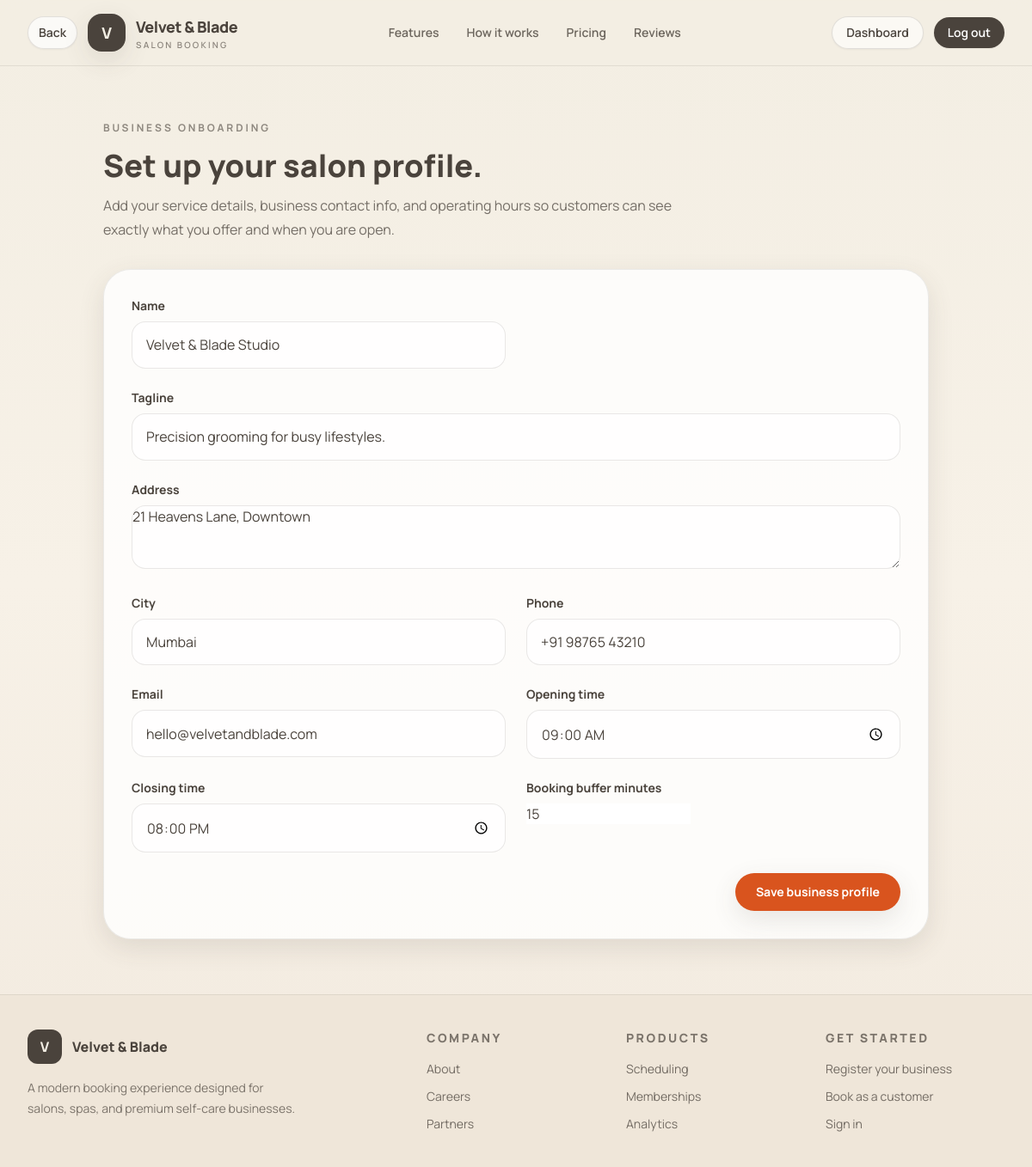
Screenshot of /organization/ (signed in) with the database file from the repository.
### organizations/models.py (models this page shows, shortened)
class BusinessProfile(models.Model):
    STATUS_CHOICES = [
        ('pending', 'Pending approval'),
        ('approved', 'Approved'),
        ('rejected', 'Rejected'),
    ]
    owner = models.ForeignKey(User, on_delete=models.CASCADE, related_name='businesses')
    name = models.CharField(max_length=200)
    tagline = models.CharField(max_length=220, blank=True)
    address = models.TextField()
    city = models.CharField(max_length=120)
    phone = models.CharField(max_length=30)
    email = models.EmailField()
    status = models.CharField(max_length=20, choices=STATUS_CHOICES, default='pending')
    opening_time = models.TimeField(default='09:00:00')
    closing_time = models.TimeField(default='20:00:00')
    booking_buffer_minutes = models.PositiveIntegerField(default=15)
    created_at = models.DateTimeField(auto_now_add=True)
    class Meta:
        ordering = ['-created_at']

### organizations/views.py (the view)
# urls.py: path('', onboarding, name='onboarding'),
@login_required
def onboarding(request):
    existing = BusinessProfile.objects.filter(owner=request.user).first()
    form = BusinessProfileForm(request.POST or None, instance=existing)
    if request.method == 'POST' and form.is_valid():
        business = form.save(commit=False)
        business.owner = request.user
        business.save()
        messages.success(request, 'Your business profile is ready.')
        return redirect('appointments:booking')
    return render(request, 'organizations/onboarding.html', {'form': form, 'business': existing})

### organizations/forms.py
class BusinessProfileForm(forms.ModelForm):
    class Meta:
        model = BusinessProfile
        fields = [
            'name',
            'tagline',
            'address',
            'city',
            'phone',
            'email',
            'opening_time',
            'closing_time',
            'booking_buffer_minutes',
        ]
        widgets = {
            'address': forms.Textarea(attrs={'rows': 3}),
            'opening_time': forms.TimeInput(attrs={'type': 'time'}),
            'closing_time': forms.TimeInput(attrs={'type': 'time'}),
        }

### templates/organizations/onboarding.html (shortened to what this page needs)
{% extends 'base.html' %}
{% block content %}
<section class="mx-auto max-w-5xl px-4 py-16 sm:px-6 lg:px-8">
  <div class="mb-8">
    <p class="text-xs font-bold uppercase tracking-[0.24em] text-taupe/60">Business onboarding</p>
    <h1 class="mt-4 text-4xl font-extrabold text-taupe">Set up your salon profile.</h1>
    <p class="mt-3 max-w-2xl text-base leading-7 text-taupe/75">Add your service details, business contact info, and operating hours so customers can see exactly what you offer and when you are open.</p>
  </div>
  <div class="rounded-[32px] border border-taupe/10 bg-white/80 p-8 shadow-soft">
    <form method="post" class="grid gap-6 md:grid-cols-2">
      {% for field in form %}
        <div class="{% if field.name == 'address' or field.name == 'tagline' %}md:col-span-2{% endif %}">
          <label for="{{ field.id_for_label }}" class="mb-2 block text-sm font-bold text-taupe">{{ field.label }}</label>
          {{ field }}
        </div>
      {% endfor %}
      <div class="md:col-span-2 flex justify-end">
        <button type="submit" class="rounded-full bg-terracotta px-6 py-3 text-sm font-bold text-white shadow-soft transition hover:bg-clay">Save business profile</button>
      </div>
    </form>
  </div>
</section>
{% endblock %}

### static/css/styles.css (style rules this page uses)
:root { --parchment: #F3EEE3; --taupe: #4A433C; --sandstone: #E6DFD1; --terracotta: #D9541E; --clay: #C84728; --ink: #271F1B; }
body { background: var(--parchment); color: var(--taupe); }
input, select, textarea, button { font: inherit; }
input[type='text'], input[type='email'], input[type='password'], input[type='date'], input[type='time'], select, textarea { width: 100%; border: 1px solid rgba(74, 67, 60, 0.12); background: rgba(255, 255, 255, 0.7); border-radius: 1rem; padding: 0.9rem 1rem; color: var(--taupe); transition: border-color 0.2s ease, box-shadow 0.2s ease; }
button { cursor: pointer; }

### rows the page displays
BusinessProfile: form "Velvet & Blade Studio" "Precision grooming for busy lifestyles." "21 Heavens Lane, Downtown" "Mumbai" "+91 98765 43210" "hello@velvetandblade.com" "09:00:00" "20:00:00" "15"

### other values shown
{{ field.label }} "Name" "Tagline" "Address" "City" "Phone" "Email" "Opening time" "Closing time" "Booking buffer minutes"
